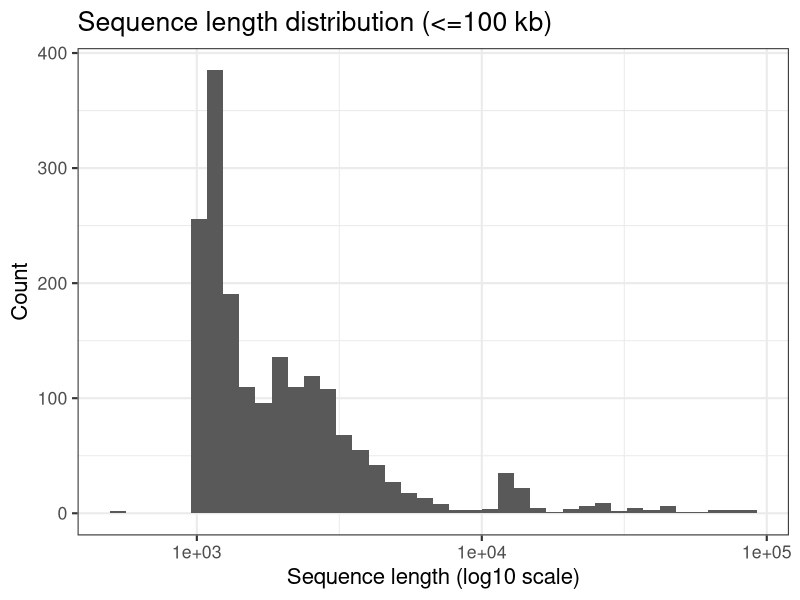
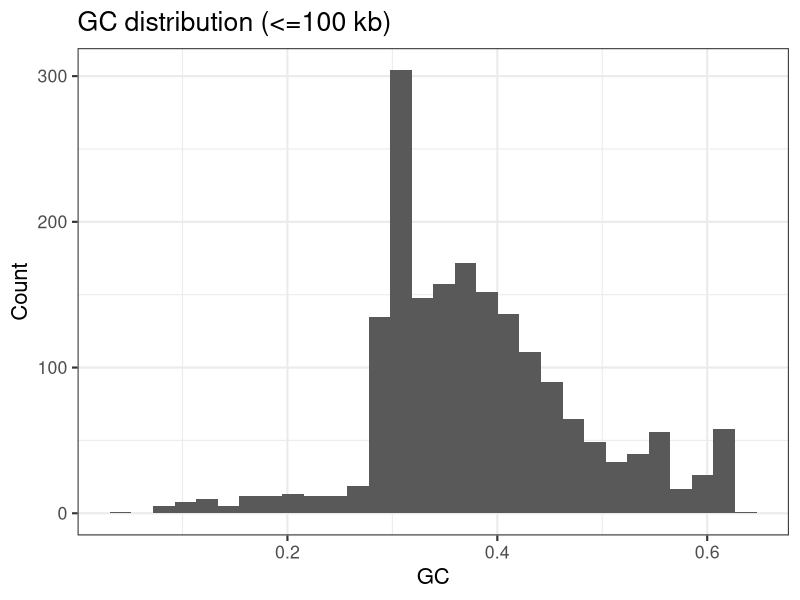
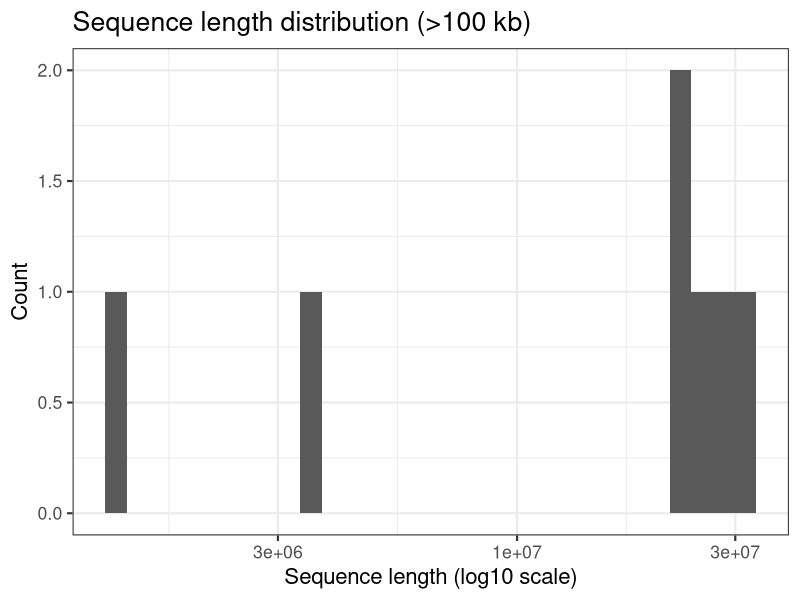
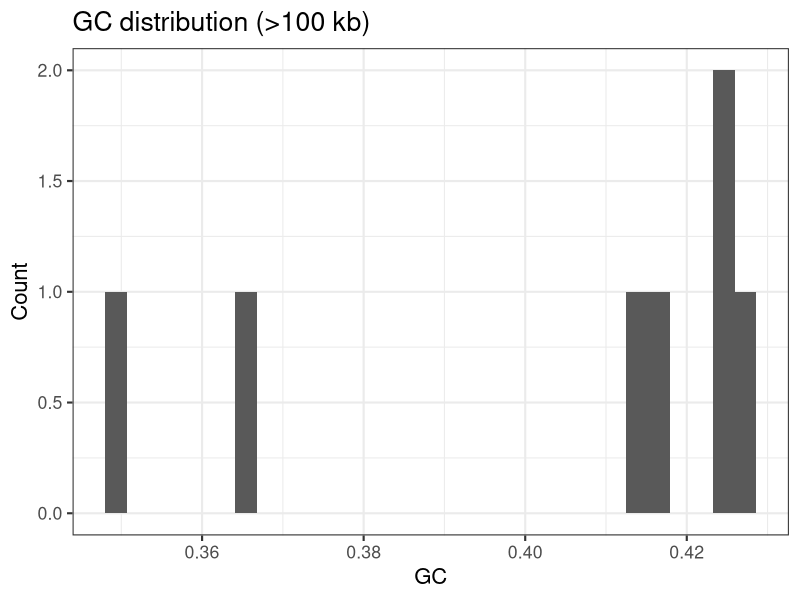

Here is the R script that generated these plots, in order:
library(ggplot2)

short <- read.delim("output/reports/homework4/shorter_100kb_gc.tsv", sep = "\t", header = TRUE)
long  <- read.delim("output/reports/homework4/longer_100kb_gc.tsv", sep = "\t", header = TRUE)

# shorter than 100 kb length histogram
p1 <- ggplot(short, aes(x = length)) +
  geom_histogram(bins = 40) +
  scale_x_log10() +
  labs(
    title = "Sequence length distribution (<=100 kb)",
    x = "Sequence length (log10 scale)",
    y = "Count"
  ) +
  theme_bw(base_size = 16)

ggsave("output/figures/homework4/shorter_100kb_length_hist.png", p1, width = 7, height = 5)

# shorter than 100 kb GC histogram
p2 <- ggplot(short, aes(x = gc)) +
  geom_histogram(bins = 30) +
  labs(
    title = "GC distribution (<=100 kb)",
    x = "GC",
    y = "Count"
  ) +
  theme_bw(base_size = 16)

ggsave("output/figures/homework4/shorter_100kb_gc_hist.png", p2, width = 7, height = 5)

# longer than 100 kb length histogram
p3 <- ggplot(long, aes(x = length)) +
  geom_histogram(bins = 30) +
  scale_x_log10() +
  labs(
    title = "Sequence length distribution (>100 kb)",
    x = "Sequence length (log10 scale)",
    y = "Count"
  )+
  theme_bw(base_size = 16)

ggsave("output/figures/homework4/longer_100kb_length_hist.png", p3, width = 7, height = 5)

# longer than 100 kb GC histogram
p4 <- ggplot(long, aes(x = gc)) +
  geom_histogram(bins = 30) +
  labs(
    title = "GC distribution (>100 kb)",
    x = "GC",
    y = "Count"
  ) +
  theme_bw(base_size = 16)

ggsave("output/figures/homework4/longer_100kb_gc_hist.png", p4, width = 7, height = 5)
